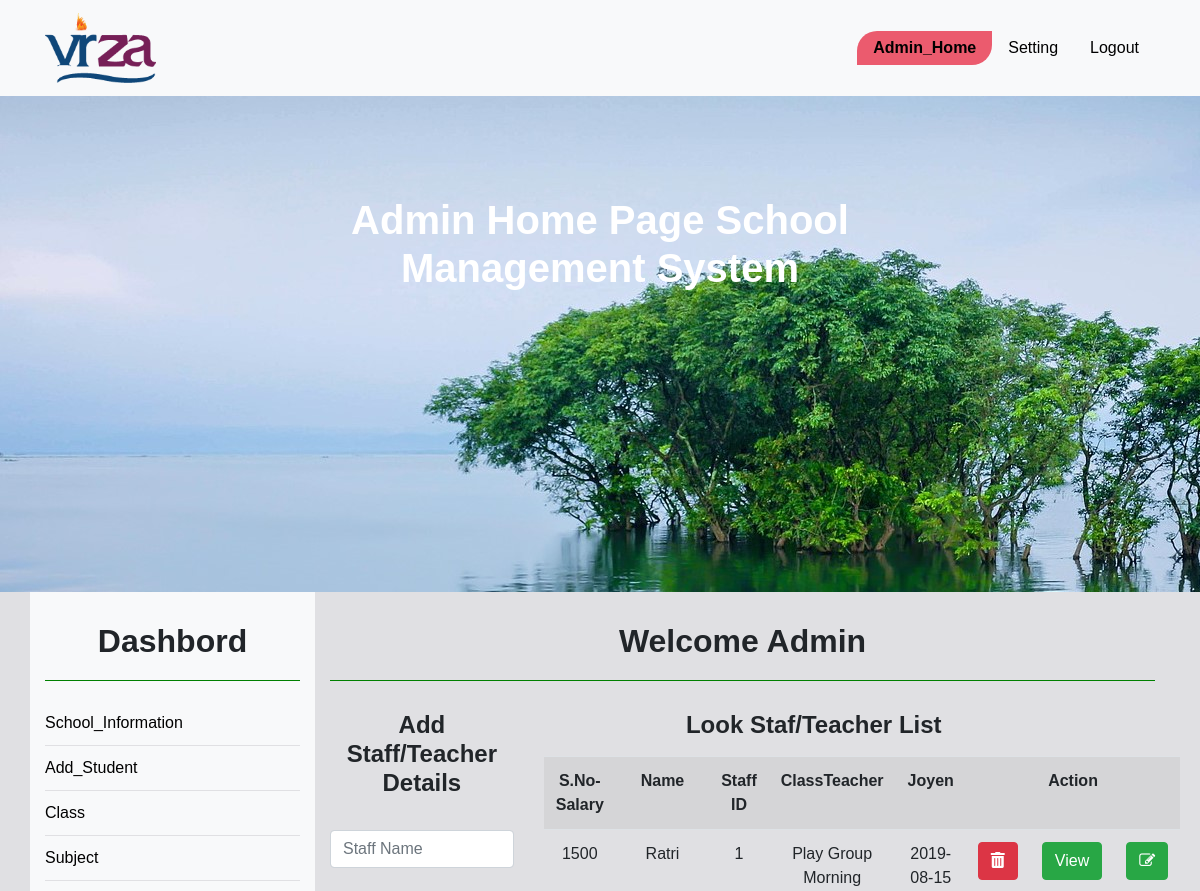
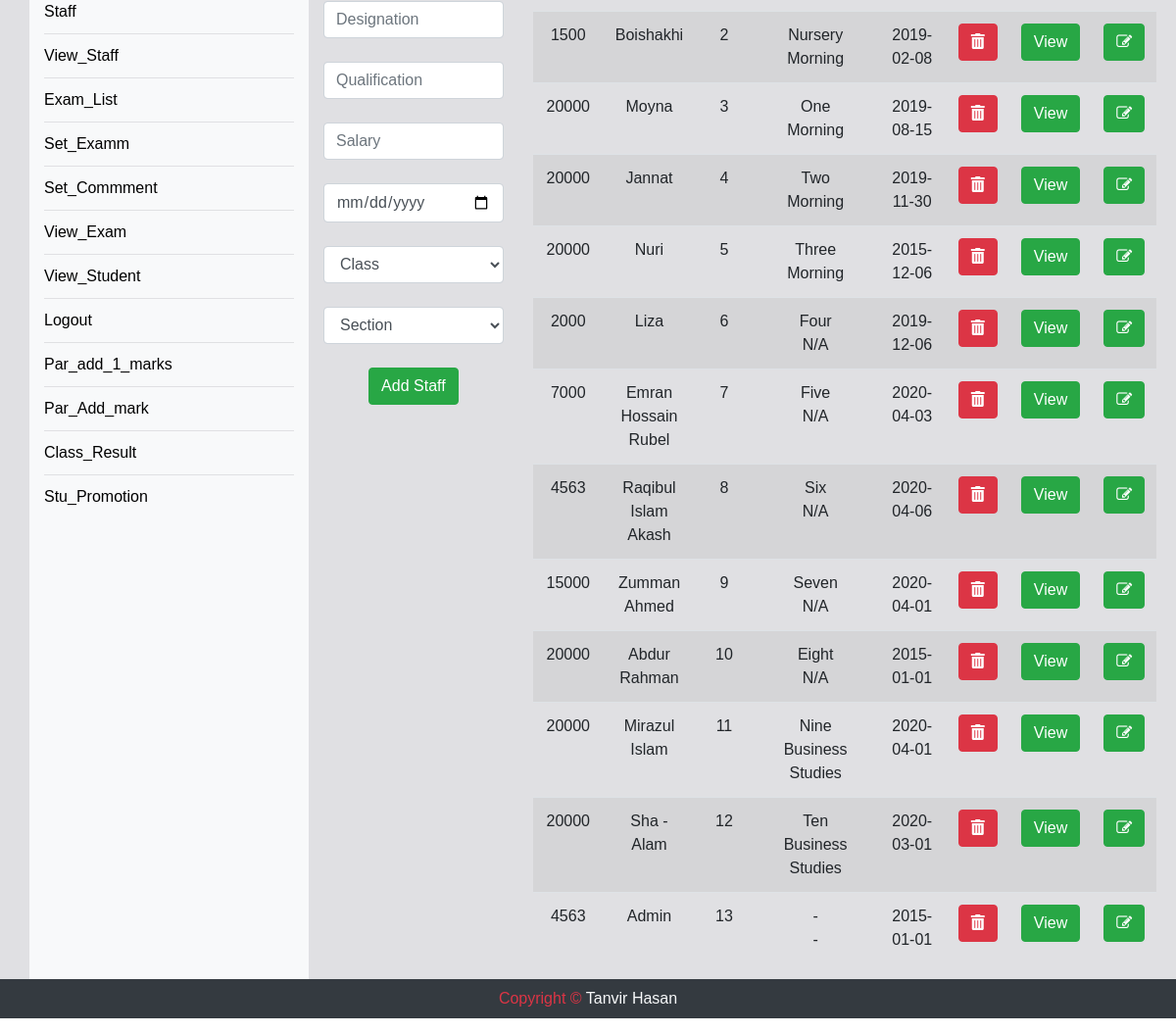
/add_staff.php, run on the app's committed database (2 pictures, top to bottom).
### tables this page shows
CREATE TABLE `staff` (
  `TID` int(11) NOT NULL,
  `TNAME` varchar(150) NOT NULL,
  `TCLASS` varchar(100) NOT NULL,
  `TSEC` varchar(100) NOT NULL,
  `DGN` varchar(100) NOT NULL,
  `TPASS` varchar(150) NOT NULL,
  `QUAL` varchar(500) NOT NULL,
  `SAL` varchar(13) NOT NULL,
  `DATE` varchar(13) NOT NULL,
  `PNO` varchar(150) NOT NULL,
  `MAIL` varchar(150) NOT NULL,
  `PADDR` text NOT NULL,
  `IMG` varchar(150) NOT NULL
);

### add_staff.php (the view, shortened to what this page needs)
<?php include "admin_header.php"; ?>
<div class="container_full d_back" style ='margin-top: 0px;'>
	<div class="container text-center">
		<div class="row" id="vir">
	<?php include "sidebar.php"; ?>
			<div class="col-md-9">
				<h2>Welcome Admin</h2>
				<div class="row">
					<div class="col-3 fix">
						<h4><b>Add Staff/Teacher Details</b></h4>
						 <?php
							require_once('database.php');
						 ?>
						<form method="post" action="<?php echo $_SERVER['PHP_SELF'];?>">
							<br>
							<input type="text" name="tname" placeholder="Staff Name" required class="input form-control"> <br>
							<input type="text" name="tde" placeholder="Designation" required class="input form-control"> <br>
							<input type="text" name="qual" placeholder="Qualification" required class="input form-control"> <br>
							<input type="text" name="sal" placeholder="Salary" required class="input form-control"> <br>
							<input type="date" name="date"  required class="input form-control"> <br>
							<select type="text" name="cla" class="input form-control"> <br>
							<?php
							$sl="select DISTINCT(CNAME) from class ";
							$r=$db->query($sl);
							if($r->num_rows>0){
								echo "<option value='-'>Class</option>";
							}
							 ?>
							 </select> <br>
							<select type="text" name="sec" class="input form-control"> <br>
							<?php
							$sl="select DISTINCT(CSEC) from class ";
							$r=$db->query($sl);
							if($r->num_rows>0){
								echo "<option value='-'>Section</option>";
							}
							 ?>
							 </select> <br>
							<button type="submit" class="btn btn-success" name="submit"> Add Staff</button>
						</form>
					</div>
					<div class="col-8 text-center">
						<h4><b>Look Staf/Teacher List</b></h4>
						<table class="mt-3 table table-striped">
							<tr>
								<th>S.No-Salary</th>
								<th>Name</th>
								<th>Staff ID</th>
								<th>ClassTeacher</th>
								<th>Joyen</th>
								<th colspan="3"> Action </th>
							</tr>
							<?php
								$s="select * from staff order by TID asc";
								$res=$db->query($s);
								if($res->num_rows>0){
									while($r=$res->fetch_assoc()){
										echo "
										<tr>
											<td>{$r["SAL"]}</td>
											<td>{$r["TNAME"]}</td>
											<td>{$r["TID"]}</td>
											<td>{$r["TCLASS"]} </br>
												{$r["TSEC"]}</td>
											<td>{$r["DATE"]}</td>
											<td><a href='staff_delete.php?id={$r["TID"]}' class='btn btn-danger'><i class='fas fa-trash-alt'></i></a></td>
											<td><a href='staff_view.php?id={$r["TID"]}'  class='btn btn-success '>View</a>
											<td><a href='?edit={$r["TID"]}'  class='btn btn-success '><i class='fa fa-pencil-square-o' aria-hidden='true'></i></a>
										        </td>
										</tr>
										";
									}
								}
							 ?>
						</table>
					</div>
				</div>
			</div>
		</div>
	</div>
</div>
<?php include "footer.php"; ?>

### style.css (style rules this page uses)
* { margin:0;padding:0; }
body { font-family: 'Source Sans Pro', sans-serif; -webkit-transition: all 0.5s ease; transition: all 0.5s ease; font-family:sans-serif; text-align: center; position: relative; }
a { text-decoration:none; }
.fix { overflow:hidden; }
.container_full { width:100%; }
.container { display:block; }
#vir h2 { font-weight: bold; padding-bottom:20px; margin:30px auto; border-bottom: 1px solid green; }
.d_back { background:#e0e0e3; }

### data on the page
staff: SAL "1500", TNAME "Ratri", TID "1", TCLASS "Play Group", TSEC "Morning", DATE "2019-08-15"
staff: SAL "1500", TNAME "Boishakhi", TID "2", TCLASS "Nursery", TSEC "Morning", DATE "2019-02-08"
staff: SAL "20000", TNAME "Moyna", TID "3", TCLASS "One", TSEC "Morning", DATE "2019-08-15"
staff: SAL "20000", TNAME "Jannat", TID "4", TCLASS "Two", TSEC "Morning", DATE "2019-11-30"
staff: SAL "20000", TNAME "Nuri", TID "5", TCLASS "Three", TSEC "Morning", DATE "2015-12-06"
staff: SAL "2000", TNAME "Liza", TID "6", TCLASS "Four", TSEC "N/A", DATE "2019-12-06"
staff: SAL "7000", TNAME "Emran Hossain Rubel", TID "7", TCLASS "Five", TSEC "N/A", DATE "2020-04-03"
staff: SAL "4563", TNAME "Raqibul Islam Akash", TID "8", TCLASS "Six", TSEC "N/A", DATE "2020-04-06"
staff: SAL "15000", TNAME "Zumman Ahmed", TID "9", TCLASS "Seven", TSEC "N/A", DATE "2020-04-01"
staff: SAL "20000", TNAME "Abdur Rahman", TID "10", TCLASS "Eight", TSEC "N/A", DATE "2015-01-01"
staff: SAL "20000", TNAME "Mirazul Islam", TID "11", TCLASS "Nine", TSEC "Business Studies", DATE "2020-04-01"
staff: SAL "20000", TNAME "Sha - Alam", TID "12", TCLASS "Ten", TSEC "Business Studies", DATE "2020-03-01"
staff: SAL "4563", TNAME "Admin", TID "13", TCLASS "-", TSEC "-", DATE "2015-01-01"
